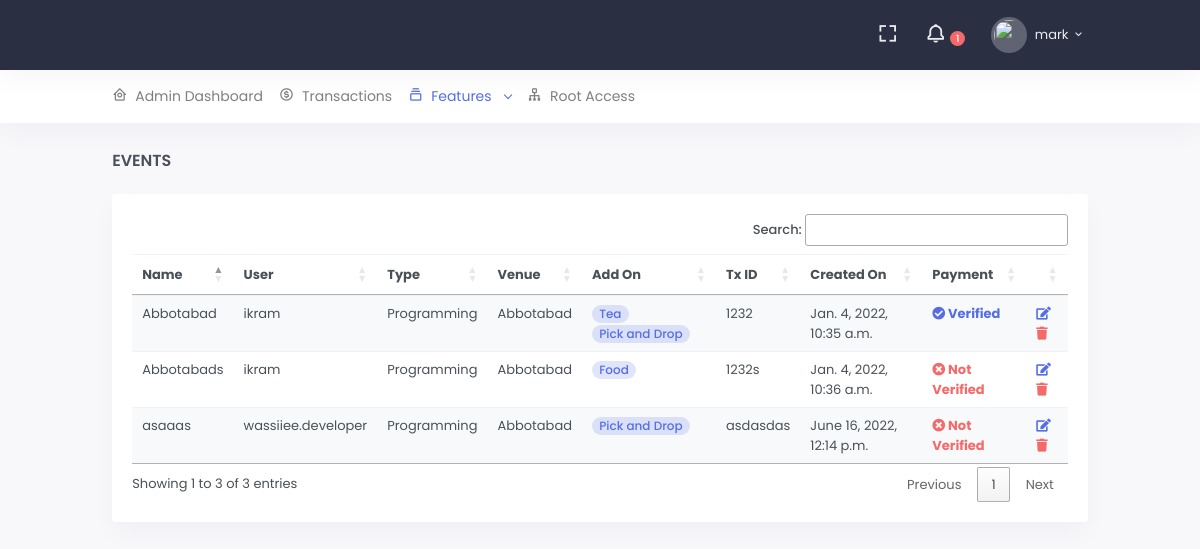
Page /a/event/ (signed in) on the committed database.
### src/accounts/models.py (models this page shows, shortened)
class User(AbstractUser):
    GENDER_CHOICE = (
        ('m', 'Male'),
        ('f', 'Female'),
        ('o', 'Other'),
    )
    is_customer = models.BooleanField(default=False, help_text="This account belongs to customer")
    profile_image = models.ImageField(
        null=True, blank=True,
        upload_to='images/profiles/',
        verbose_name="Profile Picture", help_text="Profile image must be 150*150 in size of png, jpg or jpeg"
    )
    gender = models.CharField(max_length=1, null=True, blank=True, choices=GENDER_CHOICE)
    about = models.TextField(null=True, blank=True, help_text="Tell us something interesting about yourself")
    address = models.TextField(blank=True, null=True)
    phone_number = models.CharField(max_length=15, null=True, blank=True)
    class Meta:
        verbose_name_plural = "Users"
    def __str__(self):
        return self.username

### src/portals/admins/models.py (models this page shows, shortened)
class Event(models.Model):
    name = models.CharField(max_length=255)
    user = models.ForeignKey('accounts.User', on_delete=models.CASCADE)
    event_type = models.ForeignKey('EventType', on_delete=models.SET_NULL, null=True, blank=False)
    venue = models.ForeignKey('Venue', on_delete=models.SET_NULL, null=True, blank=False)
    add_ons = models.ManyToManyField(AddOn)
    no_of_persons = models.PositiveIntegerField(default=0)
    no_of_chairs = models.PositiveIntegerField(default=100)
    event_charge = models.FloatField(default=1000)
    venue_charge = models.FloatField(default=500)
    tax_charge = models.FloatField(default=100)
    total_charge = models.FloatField(default=0)
    transaction_id = models.CharField(
        max_length=1000, null=False, blank=False,
        help_text="Enter transaction id here, transaction id will be provided by your service provider "
                  "i.e EasyPaisa provide you through sms over a successful transaction", unique=True
    )
    single_split = models.BooleanField(default=False)
    double_split = models.BooleanField(default=False)
    triple_split = models.BooleanField(default=False)
    red_carpet = models.BooleanField(default=False)
    music = models.BooleanField(default=False)
    is_paid = models.BooleanField(default=False)
    is_active = models.BooleanField(default=True)
    created_on = models.DateTimeField(auto_now_add=True)
    event_date = models.DateTimeField()
    class Meta:
        verbose_name_plural = "Events"

class EventType(models.Model):
    name = models.CharField(max_length=255)
    description = models.TextField(null=True, blank=True)
    is_active = models.BooleanField(default=True)
    class Meta:
        ordering = ['-id']
    def __str__(self):
        return self.name

class Venue(models.Model):
    name = models.CharField(max_length=255)
    description = models.TextField(null=True, blank=True)
    is_active = models.BooleanField(default=True)
    class Meta:
        ordering = ['-id']
    def __str__(self):
        return self.name

class AddOn(models.Model):
    name = models.CharField(max_length=255)
    price = models.FloatField(null=False, blank=False)
    description = models.TextField(null=True, blank=True)
    is_active = models.BooleanField(default=True)
    class Meta:
        verbose_name_plural = 'Add Ons'
        ordering = ['-id']

### src/portals/admins/views.py (the view)
# urls.py: path('event/', EventListView.as_view(), name='event-list-view'),
class EventListView(ListView):
    queryset = Event.objects.all()

### src/portals/admins/templates/admins/event_list.html (shortened to what this page needs)
{% extends 'core/base.html' %}
{% load static %}
{% block page_heading %}
    Events
{% endblock %}
{% block base_links %}
    <link rel="stylesheet" href="https://cdn.datatables.net/1.10.22/css/jquery.dataTables.min.css">
    <link rel="stylesheet" href="https://cdn.datatables.net/buttons/1.6.5/css/buttons.dataTables.min.css">
{% endblock %}
{% block content %}
    <div class="card">
        <div class="card-body">
            {% if event_list %}
                <div class="table-responsive">
                    <table class="table table-hover table-striped">
                        <thead>
                        <tr>
                            <th>Name</th>
                            <th>User</th>
                            <th>Type</th>
                            <th>Venue</th>
                            <th>Add On</th>
                            <th>Tx ID</th>
                            <th>Created On</th>
                            <th>Payment</th>
                            <th></th>
                        </tr>
                        </thead>
                        <tbody class="">
                        {% for row in event_list %}
                            <tr>
                                <td>{{ row.name }}</td>
                                <td>{{ row.user }}</td>
                                <td>{{ row.event_type }}</td>
                                <td>{{ row.venue }}</td>
                                <td>
                                    {% for add_on in row.add_ons.all %}
                                        <span class="badge badge-pill badge-soft-primary font-size-12">{{ add_on.name }}</span>
                                    {% endfor %}
                                </td>
                                <td>{{ row.transaction_id }}</td>
                                <td>{{ row.created_on }}</td>
                                <td>
                                    {% if row.is_paid %}
                                        <b class="text-success">
                                            <a href="#">
                                                <i class="fa fa-check-circle"></i> Verified
                                            </a>
                                        </b>
                                    {% else %}
                                        <b>
                                            <a href="#" class="text-danger">
                                                <i class="fa fa-times-circle"></i> Not Verified
                                            </a>
                                        </b>
                                    {% endif %}
                                </td>
                                <td>
                                    <a href="{% url 'admin-portal:event-update-view' row.pk %}">
                                        <i class="fa fa-edit"></i></a>
                                    <a class="text-danger"
                                       href="{% url 'admin-portal:event-delete-view' row.pk %}">
                                        <i class="fa fa-trash"></i></a>
                                </td>
                            </tr>
                        {% endfor %}
                        </tbody>
                    </table>
                </div>
            {% else %}
                <p>
                <h5 class="card-title text-danger">No event orders placed yet.</h5>
                </p>
            {% endif %}
        </div>
    </div>
{% endblock %}

### templates/core/base_head.html (shortened to what this page needs)
{% load static %}
<header id="page-topbar">
    <div class="navbar-header">
        <div class="d-flex">
            <div class="navbar-brand-box">
            </div>
        </div>
        <div class="d-flex">
            <div class="dropdown d-none d-lg-inline-block ml-1">
                <button type="button" class="btn header-item noti-icon waves-effect" data-toggle="fullscreen">
                    <i class="bx bx-fullscreen"></i>
                </button>
            </div>
            <div class="dropdown d-inline-block">
                <button type="button" class="btn header-item noti-icon waves-effect"
                        id="page-header-notifications-dropdown"
                        data-toggle="dropdown" aria-haspopup="true" aria-expanded="false">
                    <i class="bx bx-bell bx-tada"></i>
                    <span class="badge badge-danger badge-pill">
                        1
                    </span>
                </button>
            </div>
            <div class="dropdown d-inline-block">
                <button type="button" class="btn header-item waves-effect" id="page-header-user-dropdown"
                        data-toggle="dropdown" aria-haspopup="true" aria-expanded="false">
                    {% if request.user.profile_image %}
                        <img class="rounded-circle header-profile-user" src="{% static 'images/user.png' %}" alt="Header Avatar">
                    {% else %}
                         <img class="rounded-circle header-profile-user" src="{% static 'images/user.png' %}">
                    {% endif %}
                    <span class="d-none d-xl-inline-block ml-1">{{ request.user.username }}</span>
                    <i class="mdi mdi-chevron-down d-none d-xl-inline-block"></i>
                </button>
            </div>
        </div>
    </div>
</header>
<div class="topnav">
    <div class="container-fluid">
        <nav class="navbar navbar-light navbar-expand-lg topnav-menu">
            <div class="collapse navbar-collapse" id="topnav-menu-content">
                <ul class="navbar-nav">
                    {% if request.user.is_authenticated %}
                        {% if request.user.is_superuser %}
                            {% include 'core/include/admin_header.html' %}
                        {% elif request.user.is_staff %}
                            {% include 'core/include/organizer_header.html' %}
                        {% else %}
                            {% include 'core/include/customer_header.html' %}
                        {% endif %}
                    {% endif %}
                </ul>
            </div>
        </nav>
    </div>
</div>

### rows in the picture
User: user.username "mark"
Event: name "Abbotabad", user "ikram", event_type "Programming", venue "Abbotabad", transaction_id "1232", created_on "Jan. 4, 2022, 10:35 a.m.", is_paid True (drawn)
AddOn: name "Tea"
AddOn: name "Pick and Drop"
Event: name "Abbotabads", user "ikram", event_type "Programming", venue "Abbotabad", transaction_id "1232s", created_on "Jan. 4, 2022, 10:36 a.m.", is_paid False (drawn)
AddOn: name "Food"
Event: name "asaaas", user "wassiiee.developer", event_type "Programming", venue "Abbotabad", transaction_id "asdasdas", created_on "June 16, 2022, 12:14 p.m.", is_paid False (drawn)
